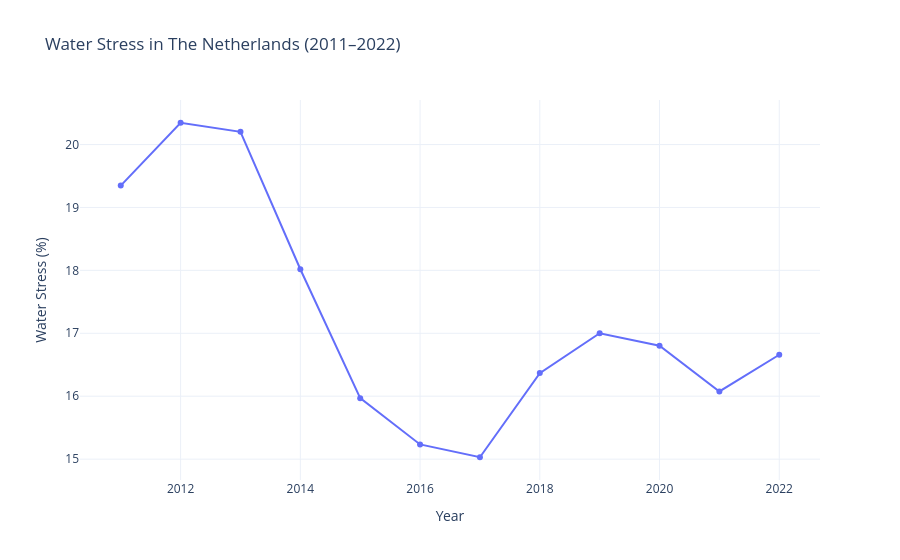

Notebook code for this chart:
### Code cell
# visualization updated for The Netherlands Water Stress Through the Years
fig = px.line(
    water_stress_nl,
    x='Year',
    y='Value',
    title='Water Stress in The Netherlands (2011–2022)',
    labels={'Value': 'Water Stress (%)'},
    markers=True
)

fig.update_layout(template='plotly_white')

#save as interactive HTML
fig.write_html("docs/data/visual_charts_graphs/netherlands_water_stress_2011_2022.html")
fig.show()

### Figure 1 — Plotly figure (JSON) as saved in the notebook; plotly's stock layout.template omitted (floating-point values rounded to 4 significant figures)
{"data": [{"hovertemplate": "Year=%{x}<br>Water Stress (%)=%{y}<extra></extra>", "legendgroup": "", "line": {"color": "#636efa", "dash": "solid"}, "marker": {"symbol": "circle"}, "mode": "markers+lines", "name": "", "orientation": "v", "showlegend": false, "type": "scatter", "x": [2011, 2012, 2013, 2014, 2015, 2016, 2017, 2018, 2019, 2020, 2021, 2022], "xaxis": "x", "y": [19.35, 20.35, 20.2, 18.02, 15.97, 15.23, 15.03, 16.37, 17.0, 16.8, 16.08, 16.66], "yaxis": "y"}], "layout": {"autosize": true, "legend": {"tracegroupgap": 0}, "title": {"text": "Water Stress in The Netherlands (2011–2022)"}, "xaxis": {"anchor": "y", "autorange": true, "domain": [0, 1], "range": [2010.0, 2023.0], "title": {"text": "Year"}, "type": "linear"}, "yaxis": {"anchor": "x", "autorange": true, "domain": [0, 1], "range": [14.59, 20.78], "title": {"text": "Water Stress (%)"}, "type": "linear"}}}
